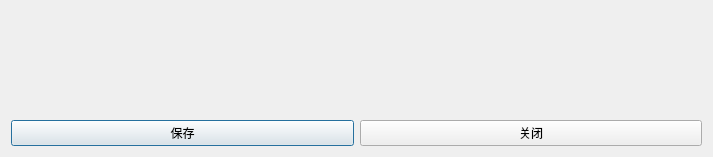
<?xml version="1.0" encoding="UTF-8"?>
<ui version="4.0">
 <class>Dialog</class>
 <widget class="QDialog" name="Dialog">
  <property name="geometry">
   <rect>
    <x>0</x>
    <y>0</y>
    <width>713</width>
    <height>157</height>
   </rect>
  </property>
  <property name="windowTitle">
   <string>测试参数调整</string>
  </property>
  <layout class="QVBoxLayout" name="verticalLayout">
   <item>
    <layout class="QGridLayout" name="gridLayout"/>
   </item>
   <item>
    <spacer name="verticalSpacer">
     <property name="orientation">
      <enum>Qt::Vertical</enum>
     </property>
     <property name="sizeHint" stdset="0">
      <size>
       <width>20</width>
       <height>78</height>
      </size>
     </property>
    </spacer>
   </item>
   <item>
    <layout class="QHBoxLayout" name="horizontalLayout">
     <item>
      <widget class="QPushButton" name="saveBtn">
       <property name="text">
        <string>保存</string>
       </property>
      </widget>
     </item>
     <item>
      <widget class="QPushButton" name="cancelBtn">
       <property name="text">
        <string>关闭</string>
       </property>
      </widget>
     </item>
    </layout>
   </item>
  </layout>
 </widget>
 <resources/>
 <connections/>
</ui>
